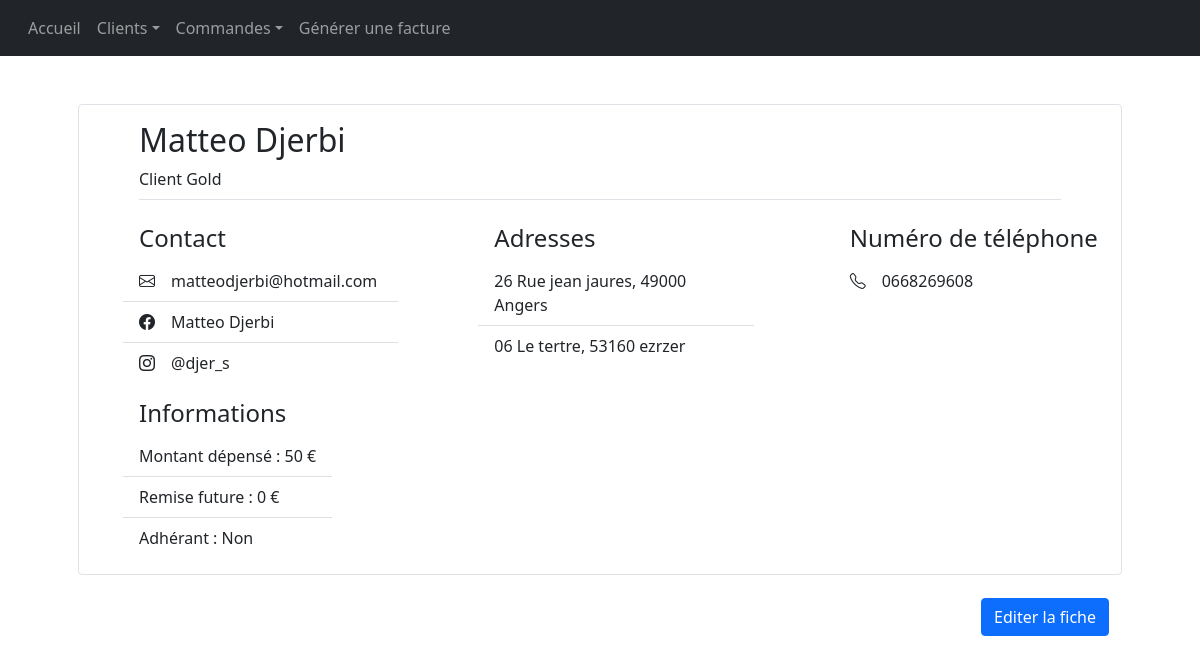
The app's page /pages/fiche_client.php?id_client=3, older data.
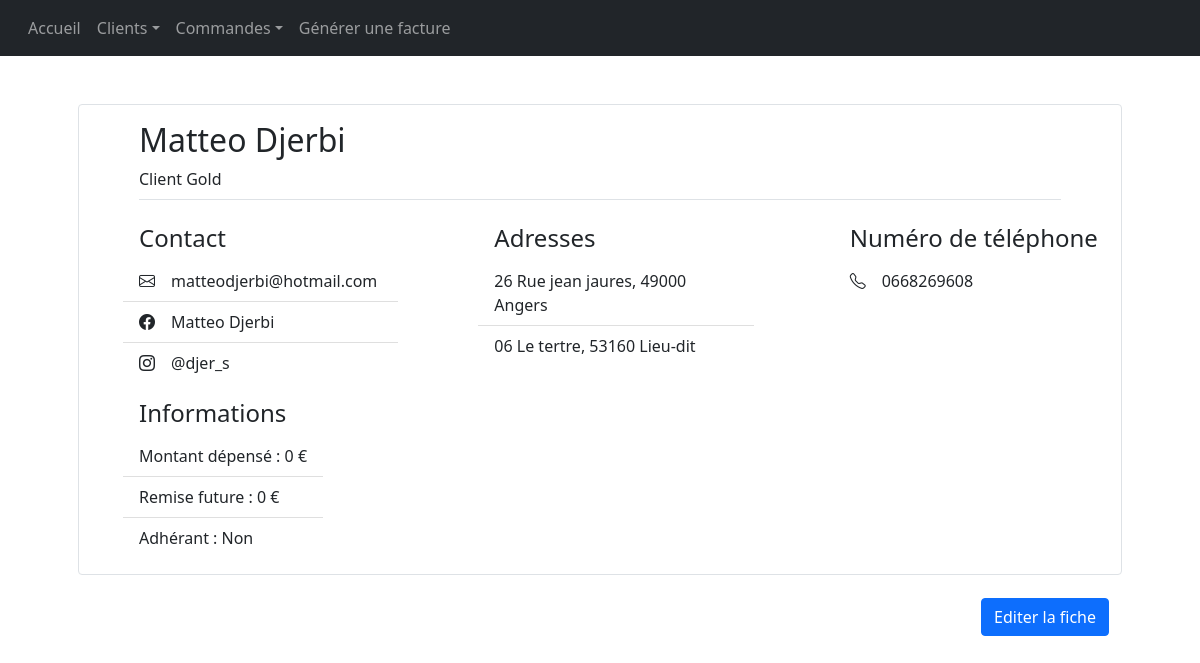
The same page, newer data.
### tables this page shows
CREATE TABLE IF NOT EXISTS `client` (
  `id_client` int(11) NOT NULL AUTO_INCREMENT,
  `id_grade` int(11) DEFAULT NULL,
  `nom` varchar(20) DEFAULT NULL,
  `prenom` varchar(20) DEFAULT NULL,
  `total_depense` int(11) DEFAULT NULL,
  `remise_future` int(11) DEFAULT NULL,
  `adherent` tinyint(1) DEFAULT NULL,
  PRIMARY KEY (`id_client`),
  KEY `id_grade` (`id_grade`)
);

CREATE TABLE IF NOT EXISTS `grade` (
  `id_grade` int(11) NOT NULL AUTO_INCREMENT,
  `intitule_grade` varchar(20) DEFAULT NULL,
  `min_dépense` int(11) DEFAULT NULL,
  `max_dépense` int(11) DEFAULT NULL,
  PRIMARY KEY (`id_grade`)
);

CREATE TABLE IF NOT EXISTS `contact` (
  `id_contact` int(11) NOT NULL AUTO_INCREMENT,
  `id_client` int(11) DEFAULT NULL,
  `email` varchar(50) DEFAULT NULL,
  `instagram` varchar(20) DEFAULT NULL,
  `facebook` varchar(50) DEFAULT NULL,
  PRIMARY KEY (`id_contact`),
  KEY `id_client` (`id_client`)
);

CREATE TABLE IF NOT EXISTS `adresse` (
  `id_adresse` int(11) NOT NULL AUTO_INCREMENT,
  `id_client` int(11) DEFAULT NULL,
  `numero` varchar(20) DEFAULT NULL,
  `rue` varchar(50) DEFAULT NULL,
  `ville` varchar(20) DEFAULT NULL,
  `code_postal` varchar(20) DEFAULT NULL,
  PRIMARY KEY (`id_adresse`),
  KEY `id_client` (`id_client`)
);

CREATE TABLE IF NOT EXISTS `numerotelephone` (
  `id_numero_telephone` int(11) NOT NULL AUTO_INCREMENT,
  `id_client` int(11) DEFAULT NULL,
  `numero` varchar(20) DEFAULT NULL,
  PRIMARY KEY (`id_numero_telephone`),
  KEY `id_client` (`id_client`)
);

### lib/Client.php (the view, shortened to what this page needs)
<?php
function creerClient($id_client) {
    $query = "SELECT
       nom,
       prenom,
       intitule_grade,
       facebook,
       instagram,
       email,
       total_depense,
       remise_future,
       adherent
        FROM client NATURAL JOIN contact NATURAL JOIN numerotelephone NATURAL JOIN grade WHERE id_client = " . $id_client;
    $db = creerConnexion();
    $requeteClient = $db->query($query);
    if($requeteClient) {
        while($client = mysqli_fetch_array($requeteClient)){
            $clientObj = new Client(
                $id_client,
                $client["nom"],
                $client["prenom"],
                $client["intitule_grade"],
                $client["facebook"],
                $client["instagram"],
                $client["email"],
                $client["total_depense"],
                $client["remise_future"],
                $client["adherent"]);
            $clientObj->recupererAdresses($db);
            $clientObj->recupererNumeros($db);
            return $clientObj;
        }
    } else {
        echo '<p class="text-danger">' . $db->error . '</p>';
        return -1;
    }
    return -1;
}
class NumeroTelephone
{
    public function __construct($id, $numero) {
        $this->numero = $numero;
    }
}
class Adresse
{
    public function __construct($id, $numero, $rue, $codePostal, $ville)
    {
        $this->numero = $numero;
        $this->rue = $rue;
        $this->ville = $ville;
        $this->codePostal = $codePostal;
    }
}
class Client
{
    private $nom;
    private $prenom;
    private $grade;
    private $remise_future;
    private $adhérant;
    private $totalDepense;
    public $id;
    private $adresses=[];
    public $numerosTel=[];
    private $facebook;
    private $instagram;
    private $email;
    public function __construct($id, $nom, $prenom, $grade, $facebook, $instagram, $email, $total_depensé, $remise_future, $adhérant)
    {
        $this->id = $id;
        $this->nom = $nom;
        $this->prenom = $prenom;
        $this->grade = $grade;
        $this->facebook = $facebook;
        $this->instagram = $instagram;
        $this->email = $email;
        $this->totalDepense=$total_depensé;
        $this->remise_future=$remise_future;
        $this->adhérant=$adhérant;
    }
    public function recupererNumeros($db) {
        $reqTelephone = "SELECT id_numero_telephone, numero FROM numerotelephone WHERE id_client = " . $this->id;
        if($reponseTelephones = $db->query($reqTelephone)) {
            while ($numero = $reponseTelephones->fetch_assoc()) {
                $numeroObj = new NumeroTelephone($numero["id_numero_telephone"], $numero["numero"]);
                $this->ajouterNumeroTelephone($numeroObj);
            }
        } else {
            echo '<p class="text-danger">Erreur : '. $db->error .'</p>';
        }
    }
    public function ajouterNumeroTelephone($numero) {
        $this->numerosTel[] = $numero;
    }
    public function recupererAdresses($db) {
        $reqAdresse = "SELECT id_adresse, numero, rue, ville, code_postal FROM adresse WHERE id_client = " . $this->id;
        if($reponseAdresses = $db->query($reqAdresse)) {
            while ($adresse = $reponseAdresses->fetch_assoc()) {
                $adresseObj = new Adresse($adresse["id_adresse"], $adresse["numero"], $adresse["rue"], $adresse["code_postal"], $adresse["ville"]);
                $this->ajouterAdresse($adresseObj);
            }
        } else {
            echo '<p class="text-danger">Erreur : '. $db->error .'</p>';
        }
    }
    public function ajouterAdresse($adresse) {
        $this->adresses[] = $adresse;
    }
     private function afficherContact(){
        ?>
        <h4 class="ps-5 mt-2">Contact</h4>
        <ul class="list-group-flush">
            <li class="list-group-item"><i class="bi bi-envelope me-3"></i><?php echo $this->email; ?></li>
            <li class="list-group-item"><i class="bi bi-facebook me-3"></i><?php echo $this->facebook; ?></li>
            <li class="list-group-item"><i class="bi bi-instagram me-3"></i><?php echo $this->instagram; ?></li>
        </ul>
        <?php
    }
    private function afficherAdresse() {
        ?>
        <h4 class="ps-5 mt-2">
            <?php echo (count($this->adresses) == 1) ? "Adresse" : "Adresses"; ?>
        </h4>
        <ul class="list-group-flush">
            <?php foreach ($this->adresses as $adresse) {?>
                <li class="list-group-item">
                    <?php echo
                        $adresse->numero . ' '
                        . $adresse->rue . ', '
                        . $adresse->codePostal . ' '
                        . $adresse->ville; ?>
                </li>
            <?php
                    } ?>
        </ul>
        <?php
    }
    private function afficherNumero() {
        ?>
        <h4 class="ps-5 mt-2">
            <?php echo "Numéro" . ((count($this->numerosTel) == 1) ? " de téléphone" : "s de téléphone"); ?>
        </h4>
        <ul class="list-group-flush">
            <?php foreach ($this->numerosTel as $numero) {?>
                <li class="list-group-item">
                    <i class="bi bi-telephone me-3"></i><?php echo $numero->numero; ?>
                </li>
            <?php } ?>
        </ul>
        <?php
    }
    public function afficher() {
?>
        <div class="container border rounded">
            <div class="ps-5 pt-3">
                <h2>
                    <?php echo $this->prenom . ' ' . $this->nom; ?>
                </h2>
                <p class="border-bottom pb-2 me-5">
                    Client  <?php echo $this->grade; ?>
                </p>
            </div>
            <div>
                <div class="row gx-5">
                    <div class="col"><?php $this->afficherContact(); ?></div>
                    <div class="col"><?php $this->afficherAdresse(); ?></div>
                    <div class="col"><?php $this->afficherNumero(); ?></div>
                </div>
                <div class="row">
                    <?php $this->afficherInformations(); ?>
                </div>
            </div>
            <a class="mt-4 float-end btn btn-primary" href="editer_fiche_client.php?id_client=<?php echo $this->id; ?>">Editer la fiche</a>
        </div>
        </div>
<?php
    }
        ?>
        <?php
    private function afficherInformations()
    {?>
        <div class="col-auto">
            <h4 class="ps-5">Informations</h4>
            <ul class="list-group-flush">
                <li class="list-group-item">Montant dépensé : <?php echo $this->totalDepense; ?> €</li>
                <li class="list-group-item">Remise future : <?php echo $this->remise_future; ?> €</li>
                <li class="list-group-item">Adhérant : <?php echo ($this->adhérant) ? "Oui" : "Non"; ?></li>
            </ul>
        </div>
    <?php
    }
}

### pages/fiche_client.php (shortened to what this page needs)
<!DOCTYPE html>
<html lang="fr">
<head>
    <?php  include("../templates/links.php");  ?>
</head>
<body>
<?php  include("../templates/menu.php");  ?>
<div class="container p-5">
<?php
    require_once("../lib/Client.php");
    $id_client = $_GET["id_client"];
    $client = creerClient($id_client);
    $client->afficher();
?>
</body>
</html>

### templates/links.php (shortened to what this page needs)
<link href="https://cdn.jsdelivr.net/npm/bootstrap@5.1.3/dist/css/bootstrap.min.css"
      rel="stylesheet"
>
<link rel="stylesheet" href="https://cdn.jsdelivr.net/npm/bootstrap-icons@1.7.2/font/bootstrap-icons.css">

### templates/menu.php (shortened to what this page needs)
<nav class="navbar navbar-expand-lg navbar-dark bg-dark sticky-top p-2">
    <div class="container-fluid">
        <div class="collapse navbar-collapse">
            <ul class="nav navbar-nav">
                <li class="nav-item">
                    <a href="../index.php" class="nav-link">Accueil</a>
                </li>
                <li class="nav-item dropdown">
                    <a class="nav-link dropdown-toggle" data-bs-toggle="dropdown" href="#" role="button">Clients</a>
                </li>
                <li class="nav-item dropdown">
                    <a class="nav-link dropdown-toggle" data-bs-toggle="dropdown" href="#" role="button">Commandes</a>
                </li>
                <li class="nav-item">
                    <a class="nav-link" href="generer_facture.php">Générer une facture</a>
                </li>
            </ul>
        </div>
    </div>
</nav>

Row changes from the older to the newer data that the page shows:
changed client "Matteo": total_depense "50" → "0"
changed adresse "Le tertre": ville "ezrzer" → "Lieu-dit"
